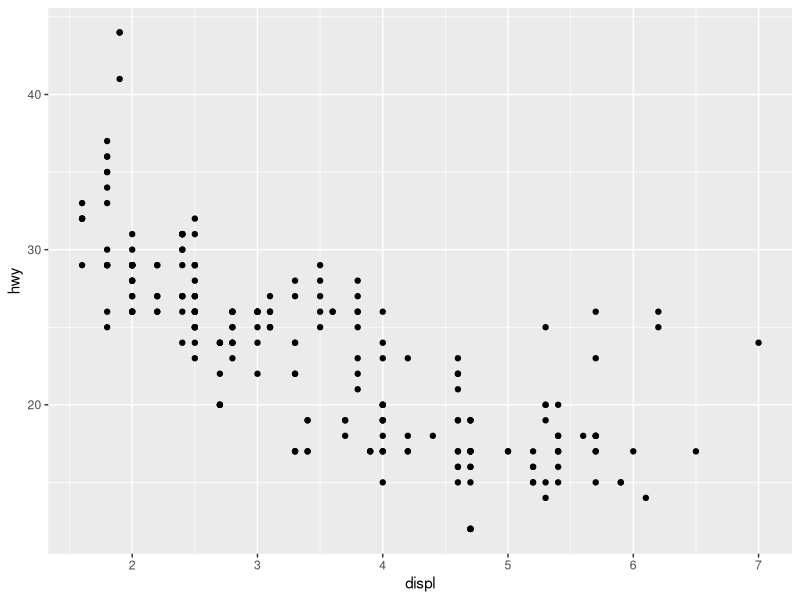
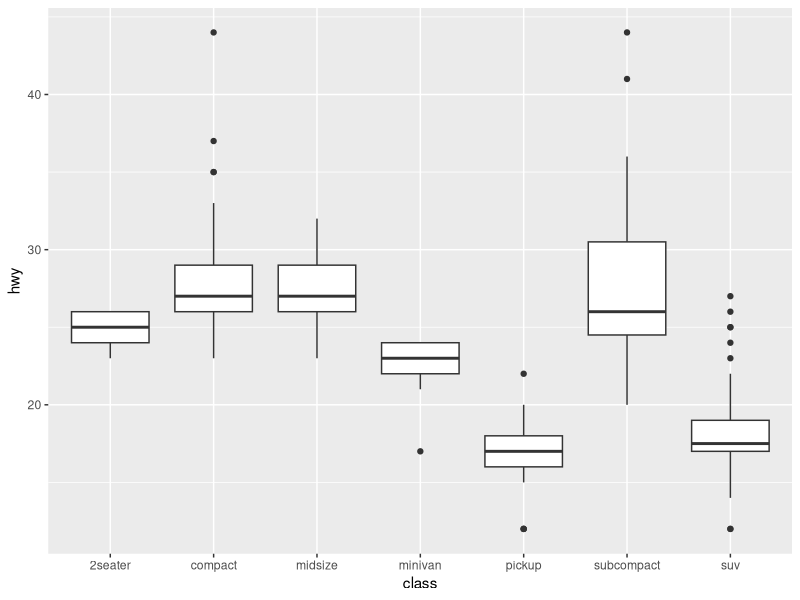
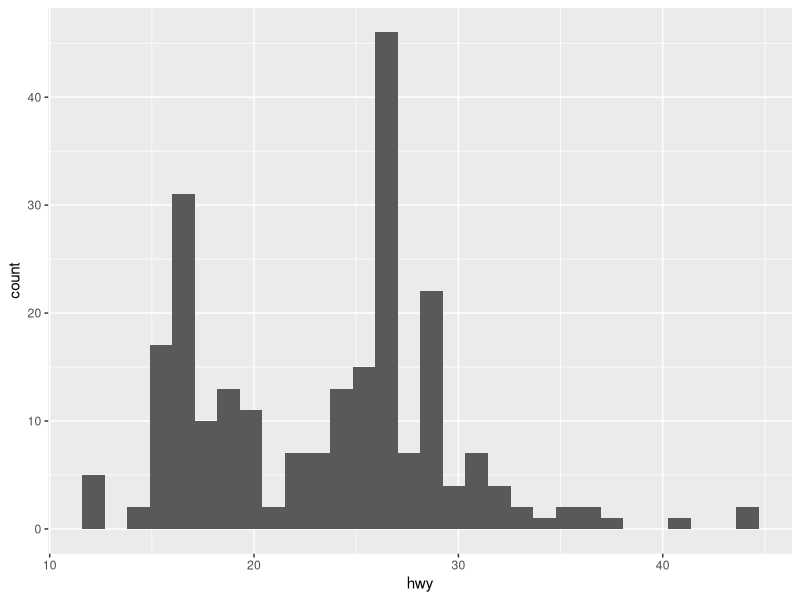
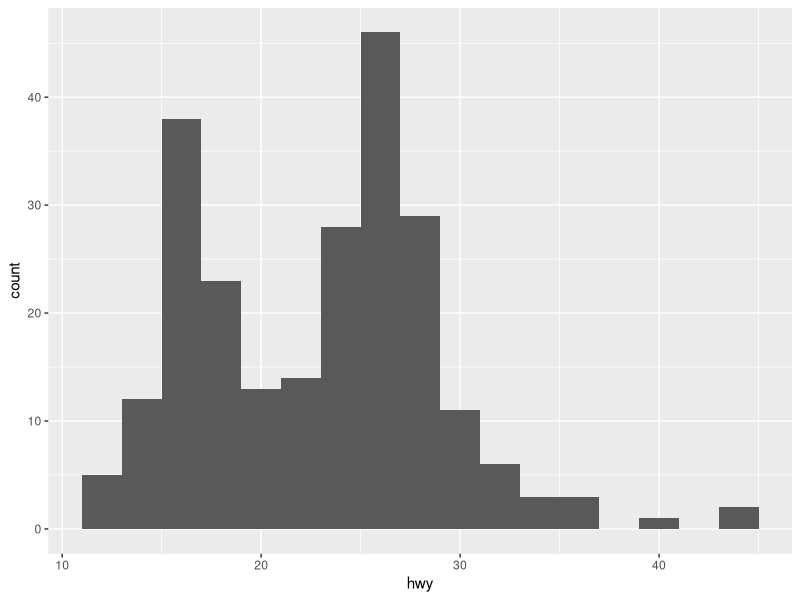
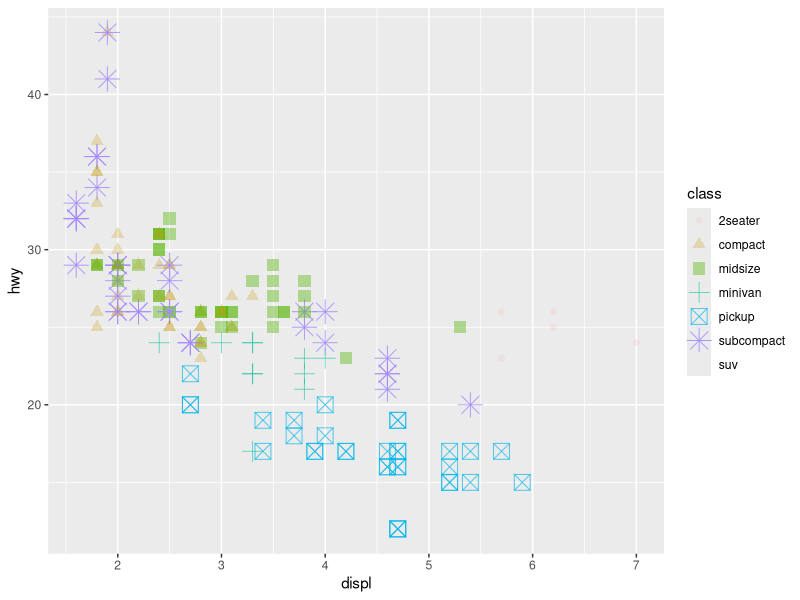
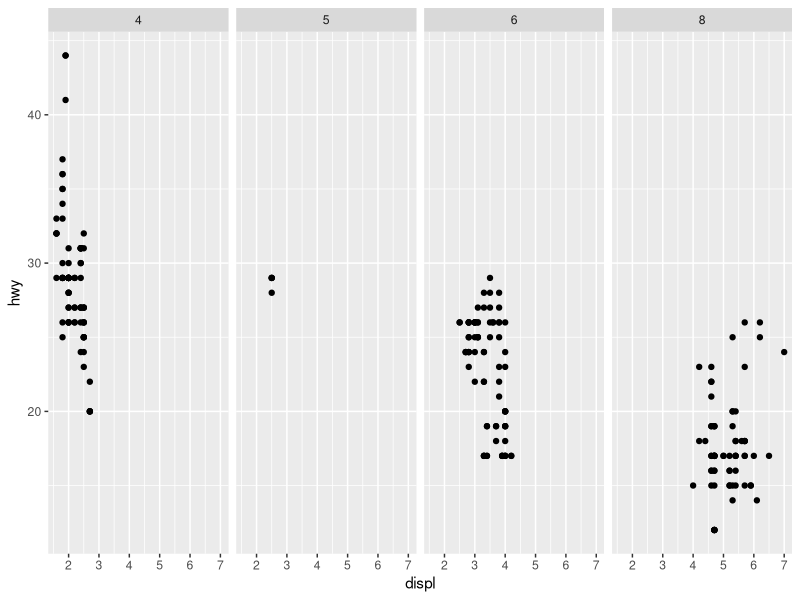
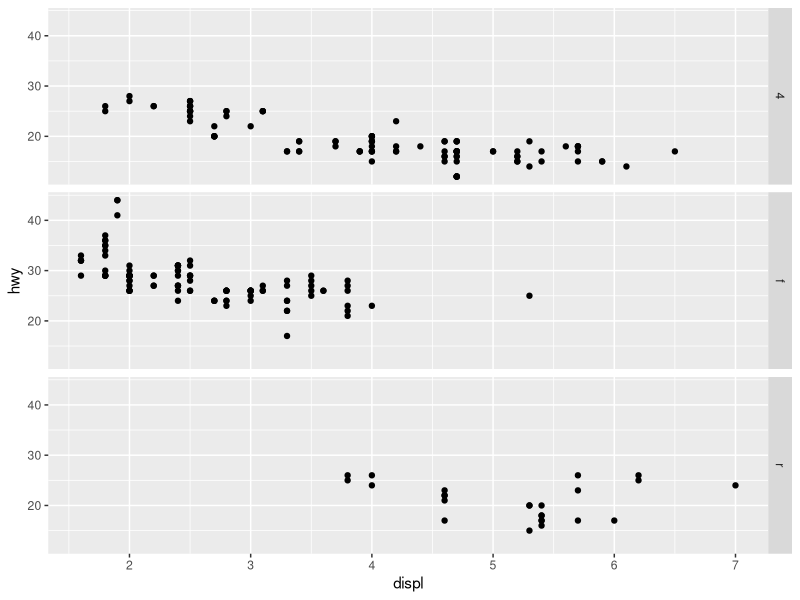
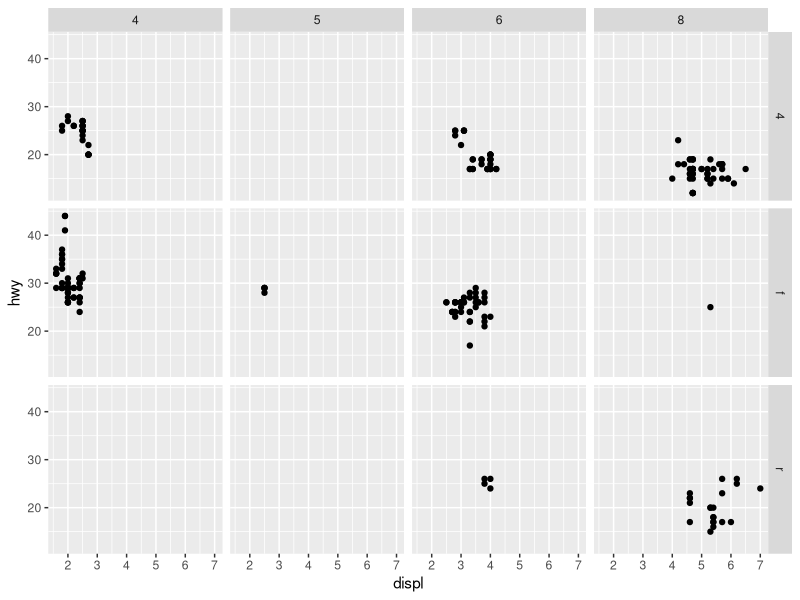

The R source for these figures, in order:
## ---- chunk 1
#| label: setup
#| include: false

library(tidyverse)

## ---- chunk 2
#| label: first-rows-mpg
head(mpg)
## ---- chunk 3
#| label: mpg-scatterplot
#add code
ggplot(mpg) +
  geom_point(aes(x = displ, y = hwy))
## ---- chunk 4
#| label: mpg-boxplot
ggplot(data = mpg) +
  geom_boxplot(mapping = aes(x = class, y = hwy))
## ---- chunk 5
#| label: mpg-histogram
ggplot(mpg) +
  geom_histogram(aes(x = hwy))
## ---- chunk 6
#| label: mpg-histogram-bins2

ggplot(mpg) +
  geom_histogram(aes(x = hwy), binwidth = 2)
## ---- chunk 7
#| label: mpg-scatterplot-experiment
ggplot(data = mpg) +
  geom_point(mapping = aes(x = displ, 
                           y = hwy,
                           color = class,
                           shape = class,
                           alpha = class,
                           size = class)) 
## ---- chunk 8
#| label: facets
# Makes a plot that the commands below will modify
q <- ggplot(mpg) + geom_point(aes(x = displ, y = hwy))

q + facet_grid(. ~ cyl) #makes one row, 4 columns by cyl
q + facet_grid(drv ~ .) #makes 3 rows, one column by drv
q + facet_grid(drv ~ cyl) #makes 3 rows by drv, 4 columns by cyl
q + facet_wrap(~ class) #makes a graph for each value in the class
## ---- chunk 9
#| label: add-label-6
## ---- chunk 10
ggplot(mpg) + 
  geom_point(aes(displ, hwy)) +
  geom_smooth(aes(displ, hwy)) 
#  ggsave("example.jpg")
